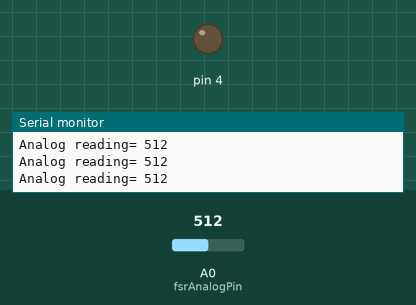
A sketch run on a simulated Arduino Uno, built with avr-gcc and run on an emulated ATmega328P. Parts: output pins drawn as LEDs (lit = HIGH), the last lines printed to the serial monitor. Inputs (shaded band) come from the test bench; at power-on: A0 (fsrAnalogPin) = 512.

Above: at 1.2 s.
1.3 s: A0 (fsrAnalogPin) set to 524
At 1.6 s:
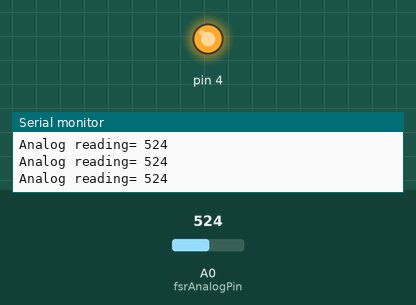
2.8 s: A0 (fsrAnalogPin) set to 511
At 4.0 s:
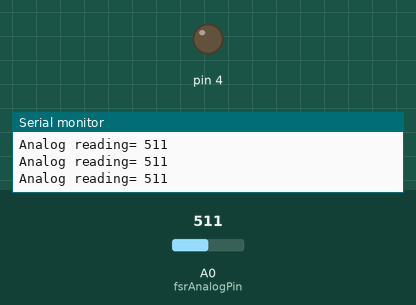
4.3 s: A0 (fsrAnalogPin) set to 716
At 5.7 s:
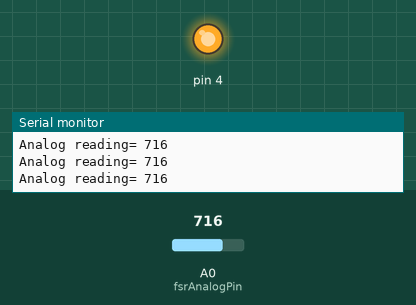
Timing chart, 0 to 7.3 s (numbered marks = the images above; inputs shaded):
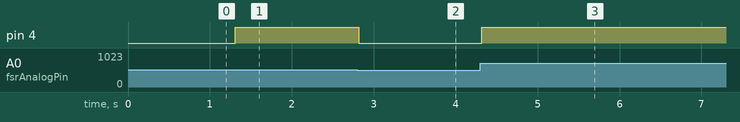

The sketch:

ledPressure.ino
```cpp
int fsrAnalogPin = 0;
int fsrReading;
int ledbrightness;

void setup() {
  // put your setup code here, to run once:
  Serial.begin(9600);
  pinMode(4,OUTPUT);
}

void loop() {
  // put your main code here, to run repeatedly:
  fsrReading = analogRead(fsrAnalogPin);
  Serial.print("Analog reading= ");
  Serial.println(fsrReading);

  ledbrightness = map(fsrReading, 0, 1023, 0,255);
  analogWrite(4,ledbrightness);

  delay(100);

}
```

Measured:
- the behaviour switches between 513 and 514 on A0 (fsrAnalogPin) (found by bisection; images 0 and 1)
- after the input at 1.3 s, pin 4: LOW → HIGH at once
- after the input at 2.8 s, pin 4: HIGH → LOW at once
- after the input at 4.3 s, pin 4: LOW → HIGH at once
